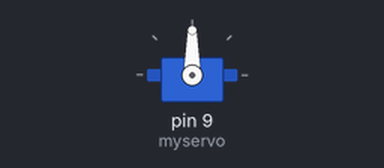
A sketch run on a simulated Arduino Uno, built with avr-gcc and run on an emulated ATmega328P. On the bench: servo.

Above: at 0.15 s.
At 1.05 s:
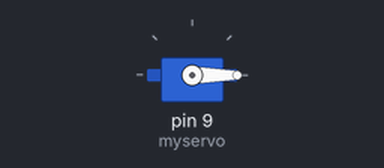
At 1.65 s:
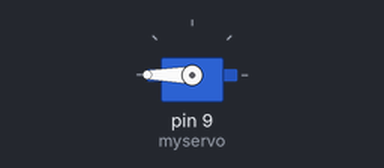
At 39.3 s:
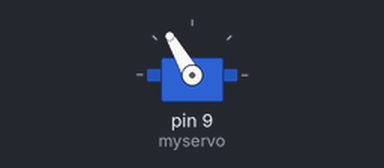
Timing chart, 0 to 40.0 s (numbered marks = the images above):
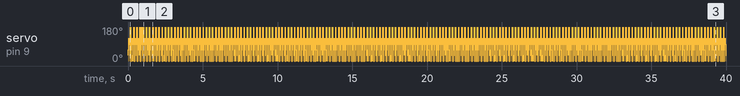

The sketch:

servo.ino
```cpp
#include <Servo.h>

Servo myservo;


void setup() {
  myservo.attach(9);
}

void loop() {

  myservo.write(30);
  delay(15);
  myservo.write(60);
  delay(15);
  myservo.write(90);
  delay(15);
  myservo.write(120);
  delay(15);
  myservo.write(180);
  delay(15);
  myservo.write(90);
  delay(15);
  myservo.write(0);
  delay(15);
}
```
